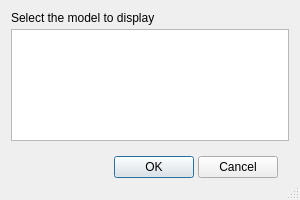
<?xml version="1.0" encoding="UTF-8"?>
<ui version="4.0" stdsetdef="1">
  <author>Peter Bartfai</author>
  <comment></comment>
  <exportmacro></exportmacro>
  <class>MpdModelSelectionPanel</class>
  <widget class="QDialog" name="MpdModelSelectionPanel">
    <property name="geometry">
      <rect>
        <x>0</x>
        <y>0</y>
        <width>300</width>
        <height>200</height>
      </rect>
    </property>
    <property name="sizePolicy">
      <sizepolicy>
        <hsizetype>5</hsizetype>
        <vsizetype>5</vsizetype>
        <horstretch>0</horstretch>
        <verstretch>0</verstretch>
      </sizepolicy>
    </property>
    <property name="minimumSize">
      <size>
        <width>300</width>
        <height>200</height>
      </size>
    </property>
    <property name="windowIcon">
      <iconset resource="resources.qrc" >
      <normaloff>:/images/images/LDViewIcon16.png</normaloff>:/images/images/LDViewIcon16.png</iconset>
    </property>
    <property name="baseSize">
      <size>
        <width>300</width>
        <height>200</height>
      </size>
    </property>
    <property name="windowTitle">
      <string>LDView MPD Model Selection</string>
    </property>
    <property name="sizeGripEnabled">
      <bool>true</bool>
    </property>
    <layout class="QVBoxLayout">
      <property name="margin">
        <number>11</number>
      </property>
      <property name="spacing">
        <number>4</number>
      </property>
      <item>
        <widget class="QLabel" name="selectLabel">
          <property name="text">
            <string>Select the model to display</string>
          </property>
          <property name="alignment">
            <set>Qt::AlignVCenter|Qt::AlignLeft</set>
          </property>
          <property name="wordWrap">
            <bool>false</bool>
          </property>
        </widget>
      </item>
      <item>
        <widget class="QListWidget" name="modelList"/>
      </item>
      <item>
        <layout class="QHBoxLayout">
          <property name="margin">
            <number>11</number>
          </property>
          <property name="spacing">
            <number>4</number>
          </property>
          <item>
            <spacer name="Spacer3">
              <property name="sizeHint">
                <size>
                  <width>20</width>
                  <height>20</height>
                </size>
              </property>
              <property name="sizeType">
                <enum>QSizePolicy::Expanding</enum>
              </property>
              <property name="orientation">
                <enum>Qt::Horizontal</enum>
              </property>
            </spacer>
          </item>
          <item>
            <widget class="QPushButton" name="okButton">
              <property name="sizePolicy">
                <sizepolicy>
                  <hsizetype>5</hsizetype>
                  <vsizetype>0</vsizetype>
                  <horstretch>0</horstretch>
                  <verstretch>0</verstretch>
                </sizepolicy>
              </property>
              <property name="text">
                <string>OK</string>
              </property>
              <property name="shortcut">
                <string/>
              </property>
              <property name="default">
                <bool>true</bool>
              </property>
            </widget>
          </item>
          <item>
            <widget class="QPushButton" name="cancelButton">
              <property name="sizePolicy">
                <sizepolicy>
                  <hsizetype>0</hsizetype>
                  <vsizetype>0</vsizetype>
                  <horstretch>0</horstretch>
                  <verstretch>0</verstretch>
                </sizepolicy>
              </property>
              <property name="text">
                <string>Cancel</string>
              </property>
              <property name="shortcut">
                <string>Esc</string>
              </property>
            </widget>
          </item>
        </layout>
      </item>
    </layout>
  </widget>
  <layoutdefault spacing="4" margin="11"/>
  <pixmapfunction></pixmapfunction>
  <resources>
   <include location="resources.qrc" />
  </resources>
</ui>
